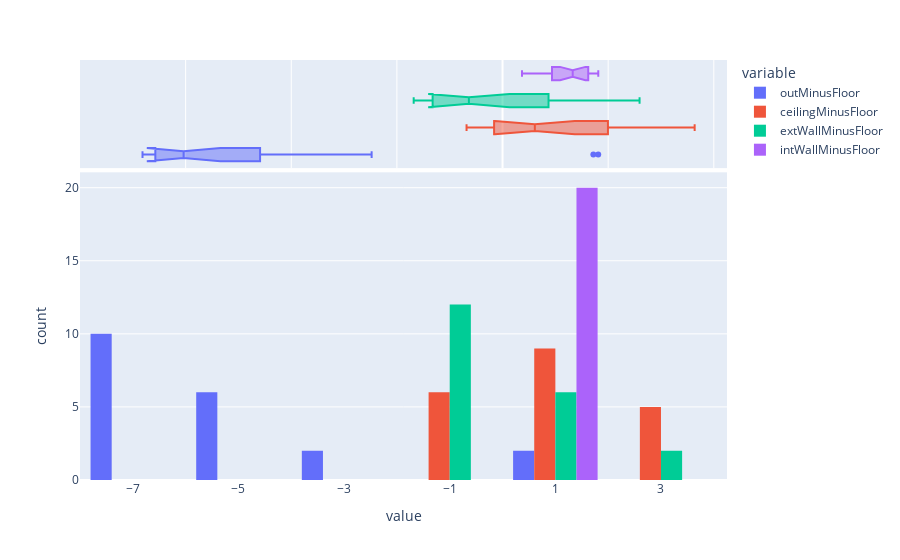
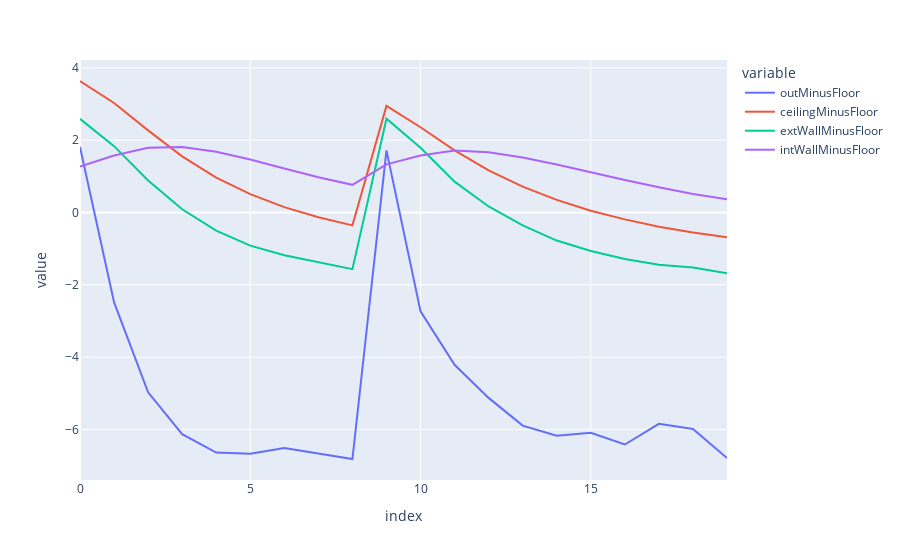

Write notebook code for charts like these, in order.
### Code cell
qois = ["outMinusFloor", "ceilingMinusFloor", "extWallMinusFloor", "intWallMinusFloor"]
fig = px.histogram(
    dfFull,
    x = qois,
    marginal="box", # or violin, rug
    barmode = "group"
    )
fig.show()

fig = px.line(dfFull, y = qois)
fig.show()

### Figure 1 — Plotly figure (JSON) as saved in the notebook; plotly's stock layout.template omitted (floating-point values rounded to 4 significant figures)
{"data": [{"alignmentgroup": "True", "bingroup": "x", "hovertemplate": "variable=outMinusFloor<br>value=%{x}<br>count=%{y}<extra></extra>", "legendgroup": "outMinusFloor", "marker": {"color": "#636efa", "pattern": {"shape": ""}}, "name": "outMinusFloor", "offsetgroup": "outMinusFloor", "orientation": "v", "showlegend": true, "type": "histogram", "x": [1.812, -2.478, -4.971, -6.13, -6.637, -6.671, -6.51, -6.66, -6.817, 1.719, -2.732, -4.21, -5.127, -5.894, -6.172, -6.09, -6.415, -5.843, -5.987, -6.789], "xaxis": "x", "yaxis": "y"}, {"alignmentgroup": "True", "hovertemplate": "variable=outMinusFloor<br>value=%{x}<extra></extra>", "legendgroup": "outMinusFloor", "marker": {"color": "#636efa"}, "name": "outMinusFloor", "notched": true, "offsetgroup": "outMinusFloor", "showlegend": false, "type": "box", "x": [1.812, -2.478, -4.971, -6.13, -6.637, -6.671, -6.51, -6.66, -6.817, 1.719, -2.732, -4.21, -5.127, -5.894, -6.172, -6.09, -6.415, -5.843, -5.987, -6.789], "xaxis": "x2", "yaxis": "y2"}, {"alignmentgroup": "True", "bingroup": "x", "hovertemplate": "variable=ceilingMinusFloor<br>value=%{x}<br>count=%{y}<extra></extra>", "legendgroup": "ceilingMinusFloor", "marker": {"color": "#EF553B", "pattern": {"shape": ""}}, "name": "ceilingMinusFloor", "offsetgroup": "ceilingMinusFloor", "orientation": "v", "showlegend": true, "type": "histogram", "x": [3.637, 3.028, 2.271, 1.554, 0.9675, 0.5072, 0.1491, -0.1294, -0.3559, 2.949, 2.359, 1.72, 1.164, 0.7154, 0.3491, 0.05075, -0.1902, -0.3928, -0.5507, -0.6814], "xaxis": "x", "yaxis": "y"}, {"alignmentgroup": "True", "hovertemplate": "variable=ceilingMinusFloor<br>value=%{x}<extra></extra>", "legendgroup": "ceilingMinusFloor", "marker": {"color": "#EF553B"}, "name": "ceilingMinusFloor", "notched": true, "offsetgroup": "ceilingMinusFloor", "showlegend": false, "type": "box", "x": [3.637, 3.028, 2.271, 1.554, 0.9675, 0.5072, 0.1491, -0.1294, -0.3559, 2.949, 2.359, 1.72, 1.164, 0.7154, 0.3491, 0.05075, -0.1902, -0.3928, -0.5507, -0.6814], "xaxis": "x2", "yaxis": "y2"}, {"alignmentgroup": "True", "bingroup": "x", "hovertemplate": "variable=extWallMinusFloor<br>value=%{x}<br>count=%{y}<extra></extra>", "legendgroup": "extWallMinusFloor", "marker": {"color": "#00cc96", "pattern": {"shape": ""}}, "name": "extWallMinusFloor", "offsetgroup": "extWallMinusFloor", "orientation": "v", "showlegend": true, "type": "histogram", "x": [2.59, 1.835, 0.8872, 0.09053, -0.4996, -0.916, -1.182, -1.365, -1.566, 2.594, 1.79, 0.8542, 0.1673, -0.3582, -0.7748, -1.064, -1.283, -1.448, -1.522, -1.682], "xaxis": "x", "yaxis": "y"}, {"alignmentgroup": "True", "hovertemplate": "variable=extWallMinusFloor<br>value=%{x}<extra></extra>", "legendgroup": "extWallMinusFloor", "marker": {"color": "#00cc96"}, "name": "extWallMinusFloor", "notched": true, "offsetgroup": "extWallMinusFloor", "showlegend": false, "type": "box", "x": [2.59, 1.835, 0.8872, 0.09053, -0.4996, -0.916, -1.182, -1.365, -1.566, 2.594, 1.79, 0.8542, 0.1673, -0.3582, -0.7748, -1.064, -1.283, -1.448, -1.522, -1.682], "xaxis": "x2", "yaxis": "y2"}, {"alignmentgroup": "True", "bingroup": "x", "hovertemplate": "variable=intWallMinusFloor<br>value=%{x}<br>count=%{y}<extra></extra>", "legendgroup": "intWallMinusFloor", "marker": {"color": "#ab63fa", "pattern": {"shape": ""}}, "name": "intWallMinusFloor", "offsetgroup": "intWallMinusFloor", "orientation": "v", "showlegend": true, "type": "histogram", "x": [1.268, 1.578, 1.79, 1.813, 1.682, 1.468, 1.219, 0.975, 0.7655, 1.331, 1.575, 1.714, 1.668, 1.519, 1.326, 1.11, 0.8979, 0.7012, 0.5114, 0.3686], "xaxis": "x", "yaxis": "y"}, {"alignmentgroup": "True", "hovertemplate": "variable=intWallMinusFloor<br>value=%{x}<extra></extra>", "legendgroup": "intWallMinusFloor", "marker": {"color": "#ab63fa"}, "name": "intWallMinusFloor", "notched": true, "offsetgroup": "intWallMinusFloor", "showlegend": false, "type": "box", "x": [1.268, 1.578, 1.79, 1.813, 1.682, 1.468, 1.219, 0.975, 0.7655, 1.331, 1.575, 1.714, 1.668, 1.519, 1.326, 1.11, 0.8979, 0.7012, 0.5114, 0.3686], "xaxis": "x2", "yaxis": "y2"}], "layout": {"barmode": "group", "legend": {"title": {"text": "variable"}, "tracegroupgap": 0}, "margin": {"t": 60}, "xaxis": {"anchor": "y", "domain": [0, 1], "title": {"text": "value"}}, "xaxis2": {"anchor": "y2", "domain": [0, 1], "matches": "x", "showgrid": true, "showticklabels": false}, "yaxis": {"anchor": "x", "domain": [0, 0.7326], "title": {"text": "count"}}, "yaxis2": {"anchor": "x2", "domain": [0.7426, 1], "matches": "y2", "showgrid": false, "showline": false, "showticklabels": false, "ticks": ""}}}

### Figure 2 — Plotly figure (JSON) as saved in the notebook; plotly's stock layout.template omitted (floating-point values rounded to 4 significant figures)
{"data": [{"hovertemplate": "variable=outMinusFloor<br>index=%{x}<br>value=%{y}<extra></extra>", "legendgroup": "outMinusFloor", "line": {"color": "#636efa", "dash": "solid"}, "marker": {"symbol": "circle"}, "mode": "lines", "name": "outMinusFloor", "orientation": "v", "showlegend": true, "type": "scatter", "x": [0, 1, 2, 3, 4, 5, 6, 7, 8, 9, 10, 11, 12, 13, 14, 15, 16, 17, 18, 19], "xaxis": "x", "y": [1.812, -2.478, -4.971, -6.13, -6.637, -6.671, -6.51, -6.66, -6.817, 1.719, -2.732, -4.21, -5.127, -5.894, -6.172, -6.09, -6.415, -5.843, -5.987, -6.789], "yaxis": "y"}, {"hovertemplate": "variable=ceilingMinusFloor<br>index=%{x}<br>value=%{y}<extra></extra>", "legendgroup": "ceilingMinusFloor", "line": {"color": "#EF553B", "dash": "solid"}, "marker": {"symbol": "circle"}, "mode": "lines", "name": "ceilingMinusFloor", "orientation": "v", "showlegend": true, "type": "scatter", "x": [0, 1, 2, 3, 4, 5, 6, 7, 8, 9, 10, 11, 12, 13, 14, 15, 16, 17, 18, 19], "xaxis": "x", "y": [3.637, 3.028, 2.271, 1.554, 0.9675, 0.5072, 0.1491, -0.1294, -0.3559, 2.949, 2.359, 1.72, 1.164, 0.7154, 0.3491, 0.05075, -0.1902, -0.3928, -0.5507, -0.6814], "yaxis": "y"}, {"hovertemplate": "variable=extWallMinusFloor<br>index=%{x}<br>value=%{y}<extra></extra>", "legendgroup": "extWallMinusFloor", "line": {"color": "#00cc96", "dash": "solid"}, "marker": {"symbol": "circle"}, "mode": "lines", "name": "extWallMinusFloor", "orientation": "v", "showlegend": true, "type": "scatter", "x": [0, 1, 2, 3, 4, 5, 6, 7, 8, 9, 10, 11, 12, 13, 14, 15, 16, 17, 18, 19], "xaxis": "x", "y": [2.59, 1.835, 0.8872, 0.09053, -0.4996, -0.916, -1.182, -1.365, -1.566, 2.594, 1.79, 0.8542, 0.1673, -0.3582, -0.7748, -1.064, -1.283, -1.448, -1.522, -1.682], "yaxis": "y"}, {"hovertemplate": "variable=intWallMinusFloor<br>index=%{x}<br>value=%{y}<extra></extra>", "legendgroup": "intWallMinusFloor", "line": {"color": "#ab63fa", "dash": "solid"}, "marker": {"symbol": "circle"}, "mode": "lines", "name": "intWallMinusFloor", "orientation": "v", "showlegend": true, "type": "scatter", "x": [0, 1, 2, 3, 4, 5, 6, 7, 8, 9, 10, 11, 12, 13, 14, 15, 16, 17, 18, 19], "xaxis": "x", "y": [1.268, 1.578, 1.79, 1.813, 1.682, 1.468, 1.219, 0.975, 0.7655, 1.331, 1.575, 1.714, 1.668, 1.519, 1.326, 1.11, 0.8979, 0.7012, 0.5114, 0.3686], "yaxis": "y"}], "layout": {"legend": {"title": {"text": "variable"}, "tracegroupgap": 0}, "margin": {"t": 60}, "xaxis": {"anchor": "y", "domain": [0, 1], "title": {"text": "index"}}, "yaxis": {"anchor": "x", "domain": [0, 1], "title": {"text": "value"}}}}
